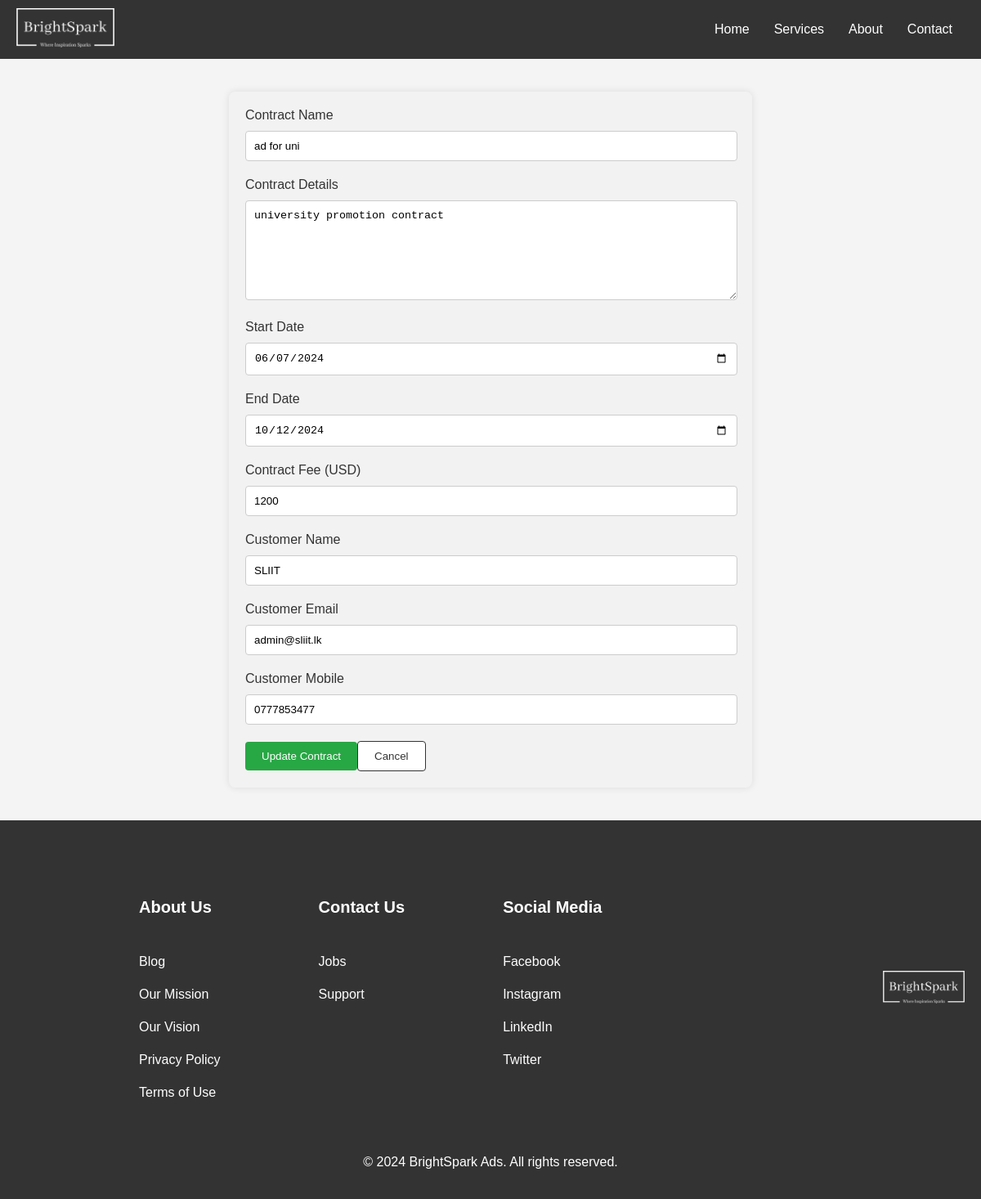
The app's page /AdminContracts/edit_contract.php?id=5 with its own data.
### tables this page shows
CREATE TABLE `contracts` (
  `id` int(10) NOT NULL,
  `contract_name` varchar(255) NOT NULL,
  `contract_details` varchar(255) NOT NULL,
  `start_date` date NOT NULL,
  `end_date` date NOT NULL,
  `contract_fee` decimal(20,0) NOT NULL,
  `customer_name` varchar(255) NOT NULL,
  `customer_email` varchar(255) NOT NULL,
  `customer_mobile` varchar(20) NOT NULL
);

### AdminContracts/edit_contract.php (the view, shortened to what this page needs)
<!DOCTYPE html>
<html lang="en">
<head>
  <link rel="stylesheet" href="style_bigun.css">
</head>
<body>
  <nav class="navbar">
    <div class="logo">
      <img src="images_bigun/logo-new.png" alt="Logo" width="75px" height="auto" />
    </div>
    <ul class="nav-links">
      <ul class="nav-links">
        <li><a href="../AdminContracts/home.php">Home</a></li>
        <li><a href="../Kavindu/Publisherservices.html">Services</a></li>
        <li><a href="../Vishwa/AboutUs.html">About</a></li>
        <li><a href="../Vishwa/Contact Us.php">Contact</a></li>
      </ul>
  </nav>
  <section>
    <?php
    require_once './connection.php';
    if (isset($_GET['id'])) {
      $id = $_GET['id'];
      $sql = "SELECT * FROM contracts WHERE id='$id'";
      $result = $conn->query($sql);
      if ($result->num_rows > 0) {
        $row = $result->fetch_assoc();
        $contract_name = $row['contract_name'];
        $contract_details = $row['contract_details'];
        $start_date = $row['start_date'];
        $end_date = $row['end_date'];
        $contract_fee = $row['contract_fee'];
        $customer_name = $row['customer_name'];
        $customer_email = $row['customer_email'];
        $customer_mobile = $row['customer_mobile'];
        echo "<form action='edit_contract.inc.php' method='post'>";
        echo "<label for='contract_name'>Contract Name</label>";
        echo "<input type='text' name='contract_name' value='" . $contract_name . "'><br>";
        echo "<label for='contract_details'>Contract Details</label>";
        echo "<textarea name='contract_details'>" . $contract_details . "</textarea><br>";
        echo "<label for='start_date'>Start Date</label>";
        echo "<input type='date' name='start_date' value='" . $start_date . "'><br>";
        echo "<label for='end_date'>End Date</label>";
        echo "<input type='date' name='end_date' value='" . $end_date . "'><br>";
        echo "<label for='contract_fee'>Contract Fee (USD)</label>";
        echo "<input type='number' name='contract_fee' value='" . $contract_fee . "' step='0.01'><br>";
        echo "<label for='customer_name'>Customer Name</label>";
        echo "<input type='text' name='customer_name' value='" . $customer_name . "'><br>";
        echo "<label for='customer_email'>Customer Email</label>";
        echo "<input type='email' name='customer_email' value='" . $customer_email . "'><br>";
        echo "<label for='customer_mobile'>Customer Mobile</label>";
        echo "<input type='text' name='customer_mobile' value='" . $customer_mobile . "'><br>";
        echo "<button type='submit' class='btn green'>Update Contract</button>";
        echo "<button type='button' onclick='location.href=\"contract_list.php\"' class='btn back'>Cancel</button>";
        echo "</form>";
      } else {
        echo "No records found.";
      }
    }
    ?>
  </section>
  <footer class="footer">
    <div class="footer-content">
      <div class="footer-text">
        <div class="footer-text-content footer-1">
          <h4>About Us</h4>
          <a href="#">Blog</a>
          <a href="#">Our Mission</a>
          <a href="#">Our Vision</a>
          <a href="#">Privacy Policy</a>
          <a href="#">Terms of Use</a>
        </div>
        <div class="footer-text-content footer-2">
          <h4>Contact Us</h4>
          <a href="#">Jobs</a>
          <a href="#">Support</a>
        </div>
        <div class="footer-text-content footer-3 social-media">
          <h4>Social Media</h4>
          <a href="https://facebook.com">Facebook</a>
          <a href="https://instagram.com">Instagram</a>
          <a href="https://linkedin.com">LinkedIn</a>
          <a href="https://twitter.com">Twitter</a>
        </div>
      </div>
      <div class="footer-logo">
        <img src="images_bigun/logo-new.png" alt="Logo" width="75px" height="auto" />
      </div>
    </div>
    <div class="footer-bottom">
      <p>&copy; 2024 BrightSpark Ads. All rights reserved.</p>
    </div>
  </footer>
</body>
</html>

### AdminContracts/style_bigun.css (style rules this page uses)
body { font-family: Arial, sans-serif; margin: 0; background-color: #f4f4f4; }
section { padding: 20px; }
.navbar { display: flex; justify-content: space-between; align-items: center; background-color: #333; padding: 10px 20px; }
.logo img { width: 120px; }
.nav-links { display: flex; list-style-type: none; }
.nav-links li { margin: 0 15px; }
.nav-links a { color: white; text-decoration: none; }
form { max-width: 600px; margin: 20px auto; padding: 20px; background-color: #f2f2f2; border-radius: 8px; box-shadow: 0 0 10px rgba(0, 0, 0, 0.1); }
label { display: block; margin-bottom: 10px; color: #333; }
input[type="text"], input[type="email"], input[type="number"], input[type="date"], input[type="password"], textarea { width: calc(100% - 20px); padding: 10px; margin-bottom: 20px; border: 1px solid #ccc; border-radius: 4px; }
textarea { height: 100px; }
button.btn { display: inline-block; padding: 10px 20px; border: none; border-radius: 4px; cursor: pointer; }
button.green { background-color: #28a745; color: white; }
button.back { background-color: white; color: #333; border: 1px solid #333; }
footer { background-color: #333; color: white; padding: 20px 0; }
.footer-content { display: flex; justify-content: space-between; align-items: center; padding: 0 20px; }
.footer-text { display: flex; flex-direction: row; padding: 10px 90px; margin-right: 8rem; }
.footer-text h4 { font-size: 20px; }
.footer-text a { color: white; text-decoration: none; }
.footer-text-content { display: flex; flex-direction: column; margin: 30px 60px; line-height: 40px; }
.footer-logo img { width: 100px; }
.footer-bottom { text-align: center; margin-top: 10px; }

### records on screen
contracts: contract_name "ad for uni", contract_details "university promotion contract", start_date "06/07/2024", end_date "10/12/2024", contract_fee "1200", customer_name "SLIIT", customer_email "admin@sliit.lk", customer_mobile "0777853477"
